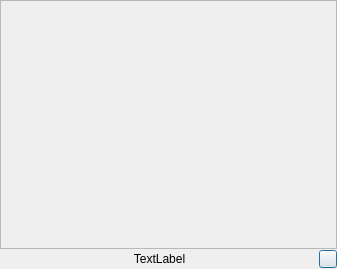
<?xml version="1.0" encoding="UTF-8"?>
<ui version="4.0">
 <class>membervideoDialog</class>
 <widget class="QDialog" name="membervideoDialog">
  <property name="geometry">
   <rect>
    <x>0</x>
    <y>0</y>
    <width>337</width>
    <height>269</height>
   </rect>
  </property>
  <property name="windowTitle">
   <string>Dialog</string>
  </property>
  <layout class="QGridLayout" name="gridLayout">
   <property name="margin">
    <number>0</number>
   </property>
   <property name="spacing">
    <number>0</number>
   </property>
   <item row="0" column="0">
    <widget class="QFrame" name="videoframe">
     <property name="sizePolicy">
      <sizepolicy hsizetype="Expanding" vsizetype="Expanding">
       <horstretch>0</horstretch>
       <verstretch>0</verstretch>
      </sizepolicy>
     </property>
     <property name="minimumSize">
      <size>
       <width>253</width>
       <height>207</height>
      </size>
     </property>
     <property name="frameShape">
      <enum>QFrame::StyledPanel</enum>
     </property>
     <property name="frameShadow">
      <enum>QFrame::Raised</enum>
     </property>
    </widget>
   </item>
   <item row="1" column="0">
    <layout class="QHBoxLayout" name="horizontalLayout">
     <property name="sizeConstraint">
      <enum>QLayout::SetNoConstraint</enum>
     </property>
     <item>
      <widget class="QLabel" name="membername">
       <property name="sizePolicy">
        <sizepolicy hsizetype="Expanding" vsizetype="Fixed">
         <horstretch>0</horstretch>
         <verstretch>0</verstretch>
        </sizepolicy>
       </property>
       <property name="minimumSize">
        <size>
         <width>0</width>
         <height>20</height>
        </size>
       </property>
       <property name="maximumSize">
        <size>
         <width>16777215</width>
         <height>20</height>
        </size>
       </property>
       <property name="text">
        <string>TextLabel</string>
       </property>
       <property name="alignment">
        <set>Qt::AlignCenter</set>
       </property>
      </widget>
     </item>
     <item>
      <widget class="QPushButton" name="closevideo">
       <property name="sizePolicy">
        <sizepolicy hsizetype="Fixed" vsizetype="Fixed">
         <horstretch>0</horstretch>
         <verstretch>0</verstretch>
        </sizepolicy>
       </property>
       <property name="minimumSize">
        <size>
         <width>18</width>
         <height>18</height>
        </size>
       </property>
       <property name="maximumSize">
        <size>
         <width>18</width>
         <height>18</height>
        </size>
       </property>
       <property name="text">
        <string/>
       </property>
       <property name="icon">
        <iconset resource="CoolView.qrc">
         <normaloff>:/image/cancel.jpg</normaloff>:/image/cancel.jpg</iconset>
       </property>
      </widget>
     </item>
    </layout>
   </item>
  </layout>
 </widget>
 <resources>
  <include location="CoolView.qrc"/>
 </resources>
 <connections/>
</ui>
